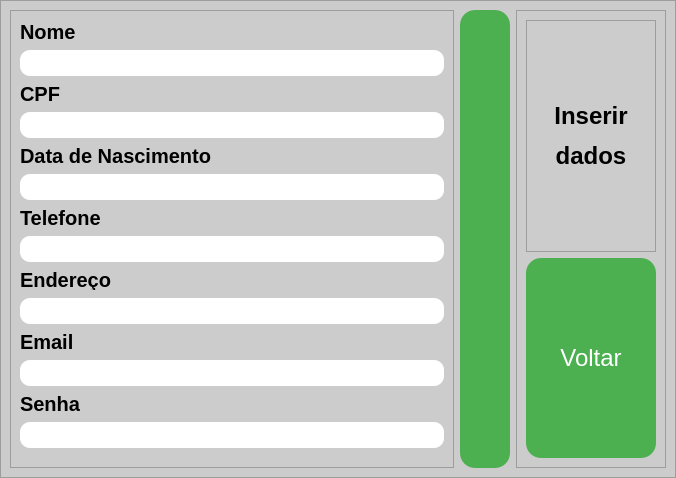
<?xml version="1.0" encoding="UTF-8"?>
<ui version="4.0">
 <class>InsertWindow</class>
 <widget class="QMainWindow" name="InsertWindow">
  <property name="enabled">
   <bool>true</bool>
  </property>
  <property name="geometry">
   <rect>
    <x>0</x>
    <y>0</y>
    <width>676</width>
    <height>478</height>
   </rect>
  </property>
  <property name="minimumSize">
   <size>
    <width>676</width>
    <height>478</height>
   </size>
  </property>
  <property name="maximumSize">
   <size>
    <width>676</width>
    <height>478</height>
   </size>
  </property>
  <property name="windowTitle">
   <string>Inserir dados</string>
  </property>
  <widget class="QWidget" name="centralwidget">
   <property name="minimumSize">
    <size>
     <width>0</width>
     <height>0</height>
    </size>
   </property>
   <layout class="QVBoxLayout" name="verticalLayout">
    <property name="spacing">
     <number>0</number>
    </property>
    <property name="leftMargin">
     <number>0</number>
    </property>
    <property name="topMargin">
     <number>0</number>
    </property>
    <property name="rightMargin">
     <number>0</number>
    </property>
    <property name="bottomMargin">
     <number>0</number>
    </property>
    <item>
     <widget class="QFrame" name="frame">
      <property name="minimumSize">
       <size>
        <width>0</width>
        <height>0</height>
       </size>
      </property>
      <property name="maximumSize">
       <size>
        <width>6526262</width>
        <height>16777215</height>
       </size>
      </property>
      <property name="styleSheet">
       <string notr="true">background-color: rgb(204, 204, 204);</string>
      </property>
      <property name="frameShape">
       <enum>QFrame::StyledPanel</enum>
      </property>
      <property name="frameShadow">
       <enum>QFrame::Raised</enum>
      </property>
      <layout class="QHBoxLayout" name="horizontalLayout">
       <item>
        <widget class="QFrame" name="frame_4">
         <property name="frameShape">
          <enum>QFrame::StyledPanel</enum>
         </property>
         <property name="frameShadow">
          <enum>QFrame::Raised</enum>
         </property>
         <layout class="QVBoxLayout" name="verticalLayout_2">
          <item>
           <widget class="QLabel" name="tit_nome">
            <property name="maximumSize">
             <size>
              <width>16777215</width>
              <height>20</height>
             </size>
            </property>
            <property name="styleSheet">
             <string notr="true">background-color: rgb(204, 204, 204);
font-size:20px;
font-weight: bold;
</string>
            </property>
            <property name="text">
             <string>Nome</string>
            </property>
           </widget>
          </item>
          <item>
           <widget class="QLineEdit" name="input_nome">
            <property name="maximumSize">
             <size>
              <width>656566</width>
              <height>16777215</height>
             </size>
            </property>
            <property name="styleSheet">
             <string notr="true">
QLineEdit{
font-size: 20px;
text-align: center;
border-radius: 10px;
background-color: rgb(255, 255, 255);
}</string>
            </property>
            <property name="text">
             <string/>
            </property>
           </widget>
          </item>
          <item>
           <widget class="QLabel" name="tit_cpf">
            <property name="maximumSize">
             <size>
              <width>16777215</width>
              <height>20</height>
             </size>
            </property>
            <property name="styleSheet">
             <string notr="true">background-color: rgb(204, 204, 204);
font-size:20px;
font-weight: bold;
</string>
            </property>
            <property name="text">
             <string>CPF</string>
            </property>
           </widget>
          </item>
          <item>
           <widget class="QLineEdit" name="input_cpf">
            <property name="maximumSize">
             <size>
              <width>656566</width>
              <height>16777215</height>
             </size>
            </property>
            <property name="styleSheet">
             <string notr="true">
QLineEdit{
font-size: 20px;
text-align: center;
border-radius: 10px;
background-color: rgb(255, 255, 255);
}</string>
            </property>
           </widget>
          </item>
          <item>
           <widget class="QLabel" name="tit_dtnasc">
            <property name="maximumSize">
             <size>
              <width>16777215</width>
              <height>20</height>
             </size>
            </property>
            <property name="styleSheet">
             <string notr="true">background-color: rgb(204, 204, 204);
font-size:20px;
font-weight: bold;
</string>
            </property>
            <property name="text">
             <string>Data de Nascimento</string>
            </property>
           </widget>
          </item>
          <item>
           <widget class="QLineEdit" name="input_dtnasc">
            <property name="maximumSize">
             <size>
              <width>656566</width>
              <height>16777215</height>
             </size>
            </property>
            <property name="styleSheet">
             <string notr="true">
QLineEdit{
font-size: 20px;
text-align: center;
border-radius: 10px;
background-color: rgb(255, 255, 255);
}</string>
            </property>
           </widget>
          </item>
          <item>
           <widget class="QLabel" name="tit_telefone">
            <property name="maximumSize">
             <size>
              <width>16777215</width>
              <height>20</height>
             </size>
            </property>
            <property name="styleSheet">
             <string notr="true">background-color: rgb(204, 204, 204);
font-size:20px;
font-weight: bold;
</string>
            </property>
            <property name="text">
             <string>Telefone</string>
            </property>
           </widget>
          </item>
          <item>
           <widget class="QLineEdit" name="input_telefone">
            <property name="maximumSize">
             <size>
              <width>656566</width>
              <height>16777215</height>
             </size>
            </property>
            <property name="styleSheet">
             <string notr="true">
QLineEdit{
font-size: 20px;
text-align: center;
border-radius: 10px;
background-color: rgb(255, 255, 255);
}</string>
            </property>
           </widget>
          </item>
          <item>
           <widget class="QLabel" name="tit_endereco">
            <property name="maximumSize">
             <size>
              <width>16777215</width>
              <height>20</height>
             </size>
            </property>
            <property name="styleSheet">
             <string notr="true">background-color: rgb(204, 204, 204);
font-size:20px;
font-weight: bold;
</string>
            </property>
            <property name="text">
             <string>Endereço</string>
            </property>
           </widget>
          </item>
          <item>
           <widget class="QLineEdit" name="input_endereco">
            <property name="maximumSize">
             <size>
              <width>656566</width>
              <height>16777215</height>
             </size>
            </property>
            <property name="styleSheet">
             <string notr="true">
QLineEdit{
font-size: 20px;
text-align: center;
border-radius: 10px;
background-color: rgb(255, 255, 255);
}</string>
            </property>
           </widget>
          </item>
          <item>
           <widget class="QLabel" name="tit_email">
            <property name="maximumSize">
             <size>
              <width>16777215</width>
              <height>20</height>
             </size>
            </property>
            <property name="styleSheet">
             <string notr="true">background-color: rgb(204, 204, 204);
font-size:20px;
font-weight: bold;
</string>
            </property>
            <property name="text">
             <string>Email</string>
            </property>
           </widget>
          </item>
          <item>
           <widget class="QLineEdit" name="input_email">
            <property name="maximumSize">
             <size>
              <width>656566</width>
              <height>16777215</height>
             </size>
            </property>
            <property name="styleSheet">
             <string notr="true">
QLineEdit{
font-size: 20px;
text-align: center;
border-radius: 10px;
background-color: rgb(255, 255, 255);
}</string>
            </property>
           </widget>
          </item>
          <item>
           <widget class="QLabel" name="tit_senha">
            <property name="maximumSize">
             <size>
              <width>16777215</width>
              <height>20</height>
             </size>
            </property>
            <property name="styleSheet">
             <string notr="true">background-color: rgb(204, 204, 204);
font-size:20px;
font-weight: bold;
</string>
            </property>
            <property name="text">
             <string>Senha</string>
            </property>
           </widget>
          </item>
          <item>
           <widget class="QLineEdit" name="input_senha">
            <property name="maximumSize">
             <size>
              <width>656566</width>
              <height>16777215</height>
             </size>
            </property>
            <property name="styleSheet">
             <string notr="true">
QLineEdit{
font-size: 20px;
text-align: center;
border-radius: 10px;
background-color: rgb(255, 255, 255);
}</string>
            </property>
           </widget>
          </item>
         </layout>
        </widget>
       </item>
       <item>
        <widget class="QPushButton" name="botao_inserir">
         <property name="maximumSize">
          <size>
           <width>50</width>
           <height>900</height>
          </size>
         </property>
         <property name="styleSheet">
          <string notr="true">QPushButton{
padding: 5px 25px;
font-size: 24px;
text-align: center;
color: #fff;
background-color: #4CAF50;
border-radius: 15px;
}


QPushButton:hover{
background-color: green;
}



QPushButton:pressed{
  background-color: #3e8e41;
}</string>
         </property>
         <property name="text">
          <string/>
         </property>
         <property name="icon">
          <iconset>
           <normaloff>Icons/InserirIcon-removebg-preview-removebg-preview.png</normaloff>Icons/InserirIcon-removebg-preview-removebg-preview.png</iconset>
         </property>
         <property name="iconSize">
          <size>
           <width>40</width>
           <height>25</height>
          </size>
         </property>
        </widget>
       </item>
       <item>
        <widget class="QFrame" name="frame_2">
         <property name="minimumSize">
          <size>
           <width>150</width>
           <height>0</height>
          </size>
         </property>
         <property name="maximumSize">
          <size>
           <width>150</width>
           <height>16777215</height>
          </size>
         </property>
         <property name="frameShape">
          <enum>QFrame::StyledPanel</enum>
         </property>
         <property name="frameShadow">
          <enum>QFrame::Raised</enum>
         </property>
         <layout class="QVBoxLayout" name="verticalLayout_3">
          <item>
           <widget class="QFrame" name="frame_8">
            <property name="maximumSize">
             <size>
              <width>16777215</width>
              <height>240</height>
             </size>
            </property>
            <property name="frameShape">
             <enum>QFrame::StyledPanel</enum>
            </property>
            <property name="frameShadow">
             <enum>QFrame::Raised</enum>
            </property>
            <layout class="QVBoxLayout" name="verticalLayout_4">
             <item>
              <widget class="QLabel" name="titulo_page">
               <property name="text">
                <string>&lt;html&gt;&lt;head/&gt;&lt;body&gt;&lt;p align=&quot;center&quot;&gt;&lt;span style=&quot; font-size:18pt; font-weight:600;&quot;&gt;Inserir&lt;/span&gt;&lt;/p&gt;&lt;p align=&quot;center&quot;&gt;&lt;span style=&quot; font-size:18pt; font-weight:600;&quot;&gt;dados&lt;/span&gt;&lt;/p&gt;&lt;/body&gt;&lt;/html&gt;</string>
               </property>
              </widget>
             </item>
            </layout>
           </widget>
          </item>
          <item>
           <widget class="QPushButton" name="botao_voltar">
            <property name="maximumSize">
             <size>
              <width>16777215</width>
              <height>200</height>
             </size>
            </property>
            <property name="styleSheet">
             <string notr="true">QPushButton{
padding: 5px 25px;
font-size: 24px;
text-align: center;
color: #fff;
background-color: #4CAF50;
border-radius: 15px;
}


QPushButton:hover{
background-color: green;
}



QPushButton:pressed{
  background-color: #3e8e41;
}</string>
            </property>
            <property name="text">
             <string>Voltar</string>
            </property>
            <property name="icon">
             <iconset>
              <normaloff>Icons/Setapratras-removebg-preview.png</normaloff>Icons/Setapratras-removebg-preview.png</iconset>
            </property>
            <property name="iconSize">
             <size>
              <width>25</width>
              <height>15</height>
             </size>
            </property>
           </widget>
          </item>
         </layout>
        </widget>
       </item>
      </layout>
     </widget>
    </item>
   </layout>
  </widget>
 </widget>
 <resources/>
 <connections/>
</ui>
